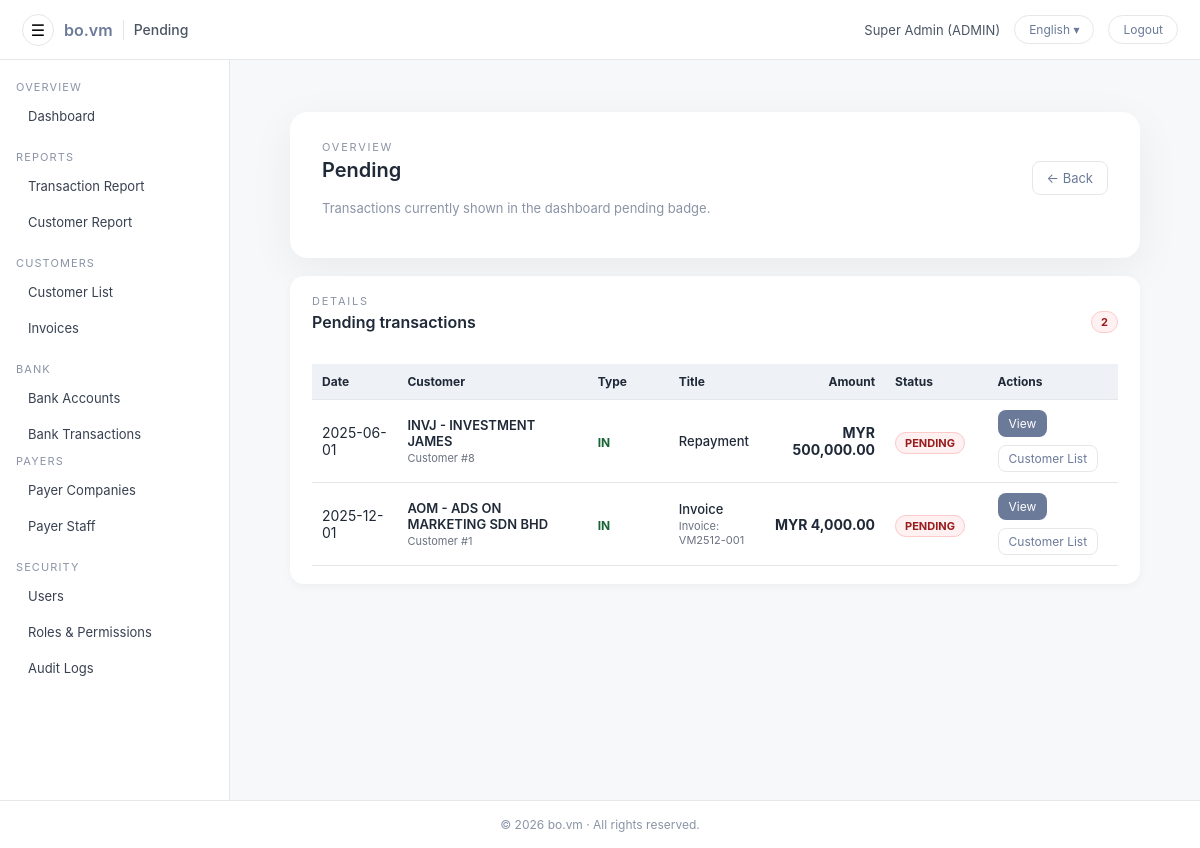
The page /admin/dashboard/pending.php (signed in) on the database its author committed.
### tables this page shows
CREATE TABLE `users` (
  `id` int(11) NOT NULL AUTO_INCREMENT,
  `username` varchar(100) NOT NULL,
  `password_hash` varchar(255) NOT NULL,
  `full_name` varchar(255) NOT NULL,
  `email` varchar(255) DEFAULT NULL,
  `phone` varchar(50) DEFAULT NULL,
  `nric` varchar(50) DEFAULT NULL,
  `role` enum('ADMIN','CUSTOMER') NOT NULL DEFAULT 'CUSTOMER',
  `customer_id` int(11) DEFAULT NULL,
  `must_change_password` tinyint(1) NOT NULL DEFAULT 1,
  `is_active` tinyint(1) NOT NULL DEFAULT 1,
  `last_login_at` datetime DEFAULT NULL,
  `created_at` datetime NOT NULL DEFAULT current_timestamp(),
  `updated_at` datetime DEFAULT NULL ON UPDATE current_timestamp(),
  PRIMARY KEY (`id`),
  UNIQUE KEY `uq_users_username` (`username`),
  KEY `fk_users_customer` (`customer_id`),
  CONSTRAINT `fk_users_customer` FOREIGN KEY (`customer_id`) REFERENCES `customers` (`id`) ON DELETE SET NULL ON UPDATE CASCADE
);

CREATE TABLE `customer_txn` (
  `id` int(11) NOT NULL AUTO_INCREMENT,
  `customer_id` int(11) NOT NULL,
  `bank_account_id` int(10) unsigned DEFAULT NULL,
  `bank_txn_id` int(11) DEFAULT NULL,
  `payer_company_id` int(11) DEFAULT NULL,
  `payer_staff_id` int(10) unsigned DEFAULT NULL,
  `pay_source_customer_id` int(11) DEFAULT NULL,
  `pay_source_type` varchar(20) DEFAULT NULL,
  `source_txn_id` int(11) DEFAULT NULL,
  `is_alloc_source` tinyint(1) NOT NULL DEFAULT 0,
  `is_hidden` tinyint(1) NOT NULL DEFAULT 0,
  `txn_date` date DEFAULT NULL,
  `do_date` date DEFAULT NULL,
  `from_name` varchar(255) DEFAULT NULL,
  `from_reg_no` varchar(100) DEFAULT NULL,
  `from_rep_name` varchar(255) DEFAULT NULL,
  `from_rep_nric` varchar(50) DEFAULT NULL,
  `ref_no` varchar(100) DEFAULT NULL,
  `invoice_no` varchar(50) DEFAULT NULL,
  `or_no` varchar(50) DEFAULT NULL,
  `title` varchar(255) NOT NULL,
  `txn_type` enum('IN','OUT') NOT NULL,
  `in_kind` enum('INVOICE','RETURN','BONUS','ALLOCATE') NOT NULL DEFAULT 'INVOICE',
  `doc_flow_type` enum('NORMAL','QUOTATION') NOT NULL DEFAULT 'NORMAL',
  `out_kind` enum('NORMAL','LOAN','REFUND','OTHER') DEFAULT NULL,
  `method` enum('CASH','BANK','USDT','OTHER') NOT NULL DEFAULT 'CASH',
  `bank_id` int(11) DEFAULT NULL,
  `currency` varchar(10) NOT NULL DEFAULT 'MYR',
  `fx_rate` decimal(18,6) DEFAULT NULL,
  `amount` decimal(18,2) NOT NULL,
  `order_total` decimal(18,2) DEFAULT NULL,
  `allocated_amount` decimal(18,2) NOT NULL DEFAULT 0.00,
  `status` enum('DRAFT','SENT','PENDING','CONFIRMED') NOT NULL DEFAULT 'DRAFT',
  `doc_flow_status` enum('DRAFT','PROCESSING','REJECTED','COMPLETED') NOT NULL DEFAULT 'DRAFT',
  `sent_at` datetime DEFAULT NULL,
  `confirmed_at` datetime DEFAULT NULL,
  `confirmed_by_user_id` int(11) DEFAULT NULL,
  `signature_image` mediumtext DEFAULT NULL,
  `payer_signature_image` longtext DEFAULT NULL,
  `notes` text DEFAULT NULL,
  `attachment_path` varchar(255) DEFAULT NULL,
  `attachment_name` varchar(255) DEFAULT NULL,
  `attachment_mime` varchar(100) DEFAULT NULL,
  `recipient_name` varchar(255) DEFAULT NULL,
  `recipient_nric` varchar(50) DEFAULT NULL,
  `require_signature` tinyint(1) NOT NULL DEFAULT 0,
  `payer_signed_at` datetime DEFAULT NULL,
  `recipient_signed_at` datetime DEFAULT NULL,
  `sign_receive` tinyint(1) NOT NULL DEFAULT 1,
  `sign_mode` enum('CHOP_ONLY','SIGN_ONLY','SIGN_AND_CHOP') NOT NULL DEFAULT 'SIGN_AND_CHOP',
  `sign_payer` tinyint(1) NOT NULL DEFAULT 0,
  `is_contra` tinyint(1) NOT NULL DEFAULT 0,
  `related_txn_id` int(11) DEFAULT NULL,
  `created_at` datetime NOT NULL DEFAULT current_timestamp(),
  `updated_at` datetime DEFAULT NULL ON UPDATE current_timestamp(),
  `order_currency` varchar(10) DEFAULT NULL,
  `quotation_customer_signature_image` longtext DEFAULT NULL,
  `quotation_company_signature_image` longtext DEFAULT NULL,
  `invoice_customer_signature_image` longtext DEFAULT NULL,
  `invoice_company_signature_image` longtext DEFAULT NULL,
  `do_customer_signature_image` longtext DEFAULT NULL,
  `do_company_signature_image` longtext DEFAULT NULL,
  `require_sign_quotation` tinyint(1) NOT NULL DEFAULT 0,
  `require_sign_invoice` tinyint(1) NOT NULL DEFAULT 0,
  `require_sign_do` tinyint(1) NOT NULL DEFAULT 0,
  PRIMARY KEY (`id`),
  KEY `idx_customer_id` (`customer_id`),
  KEY `idx_txn_type` (`txn_type`),
  KEY `idx_status` (`status`),
  KEY `idx_txn_date` (`txn_date`),
  KEY `idx_bank_account_id` (`bank_account_id`),
  KEY `idx_pay_source_customer` (`pay_source_customer_id`),
  KEY `idx_is_contra` (`is_contra`),
  KEY `idx_source_txn_id` (`source_txn_id`),
  KEY `idx_cust_date` (`customer_id`,`txn_date`),
  KEY `idx_customer_txn_bank_txn_id` (`bank_txn_id`),
  CONSTRAINT `fk_customer_txn_customer` FOREIGN KEY (`customer_id`) REFERENCES `customers` (`id`) ON DELETE CASCADE
);

CREATE TABLE `customers` (
  `id` int(11) NOT NULL AUTO_INCREMENT,
  `company_id` int(10) unsigned DEFAULT NULL,
  `signatory_staff_id` int(10) unsigned DEFAULT NULL,
  `code` varchar(50) NOT NULL,
  `name` varchar(255) NOT NULL,
  `reg_no` varchar(100) DEFAULT NULL,
  `billing_name` varchar(255) DEFAULT NULL,
  `contact_name` varchar(255) DEFAULT NULL,
  `contact_phone` varchar(50) DEFAULT NULL,
  `contact_email` varchar(255) DEFAULT NULL,
  `default_receipt_name` varchar(255) DEFAULT NULL,
  `default_receipt_nric` varchar(50) DEFAULT NULL,
  `is_active` tinyint(1) NOT NULL DEFAULT 1,
  `address1` varchar(255) DEFAULT NULL,
  `address2` varchar(255) DEFAULT NULL,
  `address3` varchar(255) DEFAULT NULL,
  `city` varchar(100) DEFAULT NULL,
  `state` varchar(100) DEFAULT NULL,
  `postcode` varchar(20) DEFAULT NULL,
  `country` varchar(100) DEFAULT 'Malaysia',
  `created_at` datetime NOT NULL DEFAULT current_timestamp(),
  `updated_at` datetime DEFAULT NULL ON UPDATE current_timestamp(),
  `category_id` int(11) DEFAULT NULL,
  PRIMARY KEY (`id`),
  UNIQUE KEY `uq_customers_code` (`code`),
  KEY `idx_customers_category_id` (`category_id`)
);

### app/helpers.php (called while the page is built, shortened)
<?php
if (!function_exists('h')) {
    function h($v): string {
        return htmlspecialchars((string)$v, ENT_QUOTES, 'UTF-8');
    }
}
if (!function_exists('url')) {
    function url(string $path = ''): string {
        $base = defined('BASE_URL') ? rtrim(BASE_URL, '/') : '';
        $path = ltrim($path, '/');
        return ($base ?: '') . '/' . $path;
    }
}

### config/i18n.php (called while the page is built, shortened)
<?php
$lang = $_SESSION['lang'] ?? 'en';
$__translations = [];
$path = __DIR__ . '/../lang/' . $lang . '.php';
if (file_exists($path)) {
    $__translations = require $path;
}
function __tr_find(array $arr, string $key): mixed
{
    if (strpos($key, '.') !== false) {
        $parts = explode('.', $key);
        $cur   = $arr;
        foreach ($parts as $p) {
            if (!is_array($cur) || !array_key_exists($p, $cur)) {
                return null;
            }
            $cur = $cur[$p];
        }
        return $cur;
    }
    return null;
}
function t(string $key, array|string $vars = [], string $fallback = ''): string
{
    global $__translations;
    $text = $fallback;
    $found = __tr_find($__translations, $key);
    if (is_string($found)) {
        $text = $found;
    }
    return $text;
}

### app/auth.php (called while the page is built, shortened)
<?php
require_once __DIR__ . '/../app/helpers.php';
function current_user(): ?array
{
    static $cached = null;
    if ($cached !== null) {
        return $cached;
    }
    $uid = (int)($_SESSION['user_id'] ?? 0);
    $pdo = get_pdo();
    $st  = $pdo->prepare("SELECT * FROM users WHERE id = :id AND is_active = 1");
    $st->execute([':id' => $uid]);
    $row = $st->fetch();
    return $cached = ($row ?: null);
}
function require_login(): void
{
    $u = current_user();
}

### public/admin/dashboard/pending.php (the view, shortened to what this page needs)
<?php
require_login();
$pdo = get_pdo();
$pdo->setAttribute(PDO::ATTR_DEFAULT_FETCH_MODE, PDO::FETCH_ASSOC);
if (!function_exists('tt')) {
  function tt(string $key, array $vars = [], string $fallback = ''): string
  {
    if (function_exists('t')) return t($key, $vars, $fallback);
    return $fallback !== '' ? $fallback : $key;
  }
}
function dashboard_table_columns(PDO $pdo, string $table): array
{
  static $cache = [];
  $key = strtolower($table);
  $cols = [];
  try {
    $st = $pdo->query("DESCRIBE `$table`");
    foreach ($st->fetchAll(PDO::FETCH_ASSOC) as $r) {
      $field = (string)($r['Field'] ?? '');
      if ($field !== '') $cols[$field] = true;
    }
  } catch (Throwable $e) {
  }
  return $cache[$key] = $cols;
}
$cols = dashboard_table_columns($pdo, 'customer_txn');
$where = ["t.status IN ('DRAFT','PENDING')"];
if (isset($cols['doc_flow_status'])) {
  $where[] = "UPPER(TRIM(COALESCE(t.doc_flow_status,''))) <> 'REJECTED'";
}
$whereSql = implode(' AND ', $where);
try {
  $st = $pdo->query("
    SELECT
      t.*,
      c.code AS customer_code,
      c.name AS customer_name
    FROM customer_txn t
    LEFT JOIN customers c ON c.id = t.customer_id
    WHERE {$whereSql}
    ORDER BY COALESCE(t.txn_date, DATE(t.created_at)) ASC, t.id ASC
  ");
  $rows = $st->fetchAll() ?: [];
} catch (Throwable $e) {
  $rows = [];
}
$page_title = tt('admin.dashboard.pending_page_title', [], 'Pending');
include __DIR__ . '/../include/header.php';
?>
<div class="admin-main">
  <div class="admin-main-inner">
    <div class="admin-card admin-card-elevated" style="margin-bottom:18px;">
      <div class="admin-card-header">
        <div>
          <div class="form-page-eyebrow"><?= h(tt('admin.dashboard.eyebrow', [], 'Overview')) ?></div>
          <h1 class="page-title"><?= h(tt('admin.dashboard.pending_page_title', [], 'Pending')) ?></h1>
          <div class="form-page-subtitle">
            <?= h(tt('admin.dashboard.pending_page_subtitle', [], 'Transactions currently shown in the dashboard pending badge.')) ?>
          </div>
        </div>
        <div>
          <a href="<?= h(url('admin/dashboard/index.php')) ?>" class="btn btn-light">
            &larr; <?= h(tt('admin.common.back', [], 'Back')) ?>
          </a>
        </div>
      </div>
    </div>
    <div class="admin-card">
      <div class="admin-card-header">
        <div>
          <div class="form-page-eyebrow"><?= h(tt('admin.report.transaction.details.eyebrow', [], 'Details')) ?></div>
          <h2 class="page-title" style="font-size:16px;"><?= h(tt('admin.dashboard.pending_table_title', [], 'Pending transactions')) ?></h2>
        </div>
        <span class="pending-status"><?= count($rows) ?></span>
      </div>
      <table class="table">
        <thead>
          <tr>
            <th style="width:100px;"><?= h(tt('admin.customer_txn.field.date', [], 'Date')) ?></th>
            <th style="width:240px;"><?= h(tt('admin.report.transaction.filter.customer', [], 'Customer')) ?></th>
            <th style="width:100px;"><?= h(tt('admin.customer_txn.field.type', [], 'Type')) ?></th>
            <th><?= h(tt('admin.customer_txn.field.title', [], 'Title')) ?></th>
            <th style="width:140px;text-align:right;"><?= h(tt('admin.customer_txn.field.amount', [], 'Amount')) ?></th>
            <th style="width:110px;"><?= h(tt('admin.customer_txn.field.status', [], 'Status')) ?></th>
            <th style="width:150px;"><?= h(tt('admin.customer_txn.table.actions', [], 'Actions')) ?></th>
          </tr>
        </thead>
        <tbody>
          <?php if (!$rows): ?>
            <tr>
              <td colspan="7" style="padding:14px;font-size:13px;color:#6b7280;">
                <?= h(tt('admin.dashboard.pending_empty', [], 'No pending transactions.')) ?>
              </td>
            </tr>
          <?php else: ?>
            <?php foreach ($rows as $r): ?>
              <?php
                $tid = (int)($r['id'] ?? 0);
                $cid = (int)($r['customer_id'] ?? 0);
                $txnType = strtoupper(trim((string)($r['txn_type'] ?? '')));
                $date = $r['txn_date'] ?: substr((string)($r['created_at'] ?? ''), 0, 10);
                $customerLabel = trim((string)($r['customer_code'] ?? ''));
                if ($customerLabel !== '') $customerLabel .= ' - ';
                $customerLabel .= (string)($r['customer_name'] ?? ('#' . $cid));
                $currency = (string)($r['currency'] ?? 'MYR');
                $amount = (float)($r['order_total'] ?? 0);
                $viewUrl = $txnType === 'IN'
                  ? url('admin/customers/txn_doc_in.php?id=' . $tid . '&customer_id=' . $cid . '&doc=QUOTATION')
                  : url('admin/customers/txn_view.php?id=' . $tid . '&customer_id=' . $cid);
                $listUrl = url('admin/customers/txn_list.php?customer_id=' . $cid . '&status=' . urlencode((string)($r['status'] ?? 'PENDING')));
              ?>
              <tr>
                <td><?= h($date) ?></td>
                <td>
                  <div style="font-size:13px;font-weight:600;"><?= h($customerLabel) ?></div>
                  <div class="pending-muted">Customer #<?= (int)$cid ?></div>
                </td>
                <td>
                  <span style="font-size:12px;font-weight:700;color:<?= $txnType === 'IN' ? '#166534' : '#b91c1c' ?>;">
                    <?= h($txnType ?: '-') ?>
                  </span>
                </td>
                <td>
                  <div style="font-size:13px;font-weight:500;"><?= h($r['title'] ?: '-') ?></div>
                  <?php if (!empty($r['invoice_no'])): ?>
                    <div class="pending-muted">Invoice: <?= h($r['invoice_no']) ?></div>
                  <?php endif; ?>
                </td>
                <td style="text-align:right;font-weight:700;"><?= h($currency) ?> <?= number_format($amount, 2) ?></td>
                <td><span class="pending-status"><?= h(strtoupper((string)($r['status'] ?? 'PENDING'))) ?></span></td>
                <td>
                  <div style="display:flex;gap:8px;flex-wrap:wrap;">
                    <a href="<?= h($viewUrl) ?>" class="btn btn-primary" style="font-size:12px;padding:5px 10px;"><?= h(tt('admin.customer_txn.list.action_view', [], 'View')) ?></a>
                    <a href="<?= h($listUrl) ?>" class="btn btn-light" style="font-size:12px;padding:5px 10px;"><?= h(tt('admin.nav.customer_list', [], 'List')) ?></a>
                  </div>
                </td>
              </tr>
            <?php endforeach; ?>
          <?php endif; ?>
        </tbody>
      </table>
    </div>
  </div>
</div>
<?php include __DIR__ . '/../include/footer.php'; ?>

### public/admin/include/header.php (shortened to what this page needs)
<?php
$u = current_user();
$page_title = $page_title ?? 'Admin';
$currentLang = $_SESSION['lang'] ?? 'en';
$langLabelMap = [
  'en' => 'English',
  'ms' => 'Malay',
  'zh' => '中文',
];
$displayLang = $langLabelMap[$currentLang] ?? 'English';
?>
<!DOCTYPE html>
<html lang="<?= h($currentLang) ?>">
<head>
  <link rel="stylesheet" href="<?= h(url('admin/assets/style.css')) ?>">
  <link rel="stylesheet" href="<?= h(url('admin/assets/css/admin-actions-menu.css')) ?>">
  <link rel="stylesheet" href="<?= h(url('public/assets/css/date_range.css')) ?>">
</head>
<body class="admin-body">
  <header class="admin-topbar">
    <div class="topbar-left">
      <button id="sidebarToggle"
        class="topbar-toggle"
        type="button"
        aria-label="<?= h(function_exists('t') ? t('admin.header.toggle_sidebar', [], 'Toggle sidebar') : 'Toggle sidebar') ?>">☰</button>
      <span class="topbar-logo">bo.vm</span>
      <span class="topbar-app-title"><?= h($page_title) ?></span>
    </div>
    <div class="topbar-right">
      <span class="topbar-user">
        <?= h($u['full_name'] ?? $u['username']) ?> (<?= h($u['role']) ?>)
      </span>
      <div class="lang-wrap">
        <button id="adminLangToggle" class="btn-topbar">
          <?= h($displayLang) ?> ▾
        </button>
      </div>
      <a class="btn-topbar" href="<?= h(url('logout.php')) ?>">
        <?= h(function_exists('t') ? t('admin.header.logout', [], 'Logout') : 'Logout') ?>
      </a>
    </div>
  </header>
  <div class="admin-shell">
    <?php include __DIR__ . '/sidebar.php'; ?>
    <main class="admin-main">
      <div class="admin-main-inner">

### rows shown on the page
users: full_name "Super Admin", role "ADMIN"
customer_txn: txn_date "2025-06-01", customer.name "INVJ - INVESTMENT JAMES", customer "8", txn_type "IN", title "Repayment", currency "MYR", order_total "500,000.00", status "PENDING"
customer_txn: txn_date "2025-12-01", customer.name "AOM - ADS ON MARKETING SDN BHD", customer "1", txn_type "IN", title "Invoice", invoice_no "VM2512-001", currency "MYR", order_total "4,000.00", status "PENDING"

### other values the page prints
$page_title "Pending"
$displayLang "English"
$hasT ? t('admin.nav.section.overview', [], 'OVERVIEW') : 'OVERVIEW' "OVERVIEW"
$hasT ? t('admin.nav.dashboard', [], 'Dashboard') : 'Dashboard' "Dashboard"
$hasT ? t('admin.nav.section.reports', [], 'REPORTS') : 'REPORTS' "REPORTS"
$hasT ? t('admin.nav.customer_invoices', [], 'Invoices') : 'Invoices' "Invoices"
$hasT ? t('admin.nav.section.bank', [], 'BANK') : 'BANK' "BANK"
$hasT ? t('admin.nav.section.payers', [], 'PAYERS') : 'PAYERS' "PAYERS"
$hasT ? t('admin.nav.payer_staff', [], 'Payer Staff') : 'Payer Staff' "Payer Staff"
$hasT ? t('admin.nav.section.security', [], 'SECURITY') : 'SECURITY' "SECURITY"
$hasT ? t('admin.nav.users', [], 'Users') : 'Users' "Users"
$hasT ? t('admin.nav.audit_logs', [], 'Audit Logs') : 'Audit Logs' "Audit Logs"
tt('admin.dashboard.eyebrow', [], 'Overview') "OVERVIEW"
tt('admin.dashboard.pending_page_title', [], 'Pending') "Pending"
tt('admin.common.back', [], 'Back') "Back"
